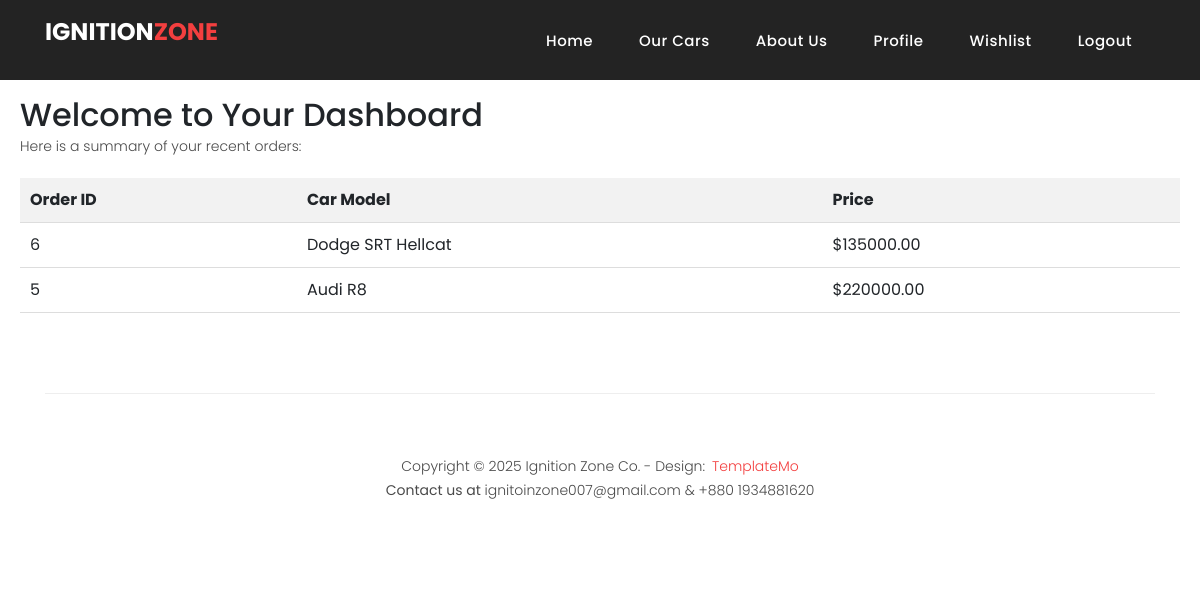
/account/user_dashboard/ (signed in), run on the app's committed database.
### order/models.py (models this page shows, shortened)
class Order(models.Model):
    car = models.ForeignKey(Car, on_delete=models.CASCADE)
    user = models.ForeignKey(User, on_delete=models.CASCADE)
    full_name = models.CharField(max_length=100, null=True, blank=True)
    email = models.EmailField(null=True, blank=True)
    phone = models.CharField(max_length=20, null=True, blank=True)
    address = models.TextField(null=True, blank=True)
    card_name = models.CharField(max_length=100, null=True, blank=True)
    card_number = models.CharField(max_length=16, null=True, blank=True)
    expiry = models.CharField(max_length=10, null=True, blank=True)
    cvv = models.CharField(max_length=4, null=True, blank=True)
    status = models.CharField(
        max_length=20,
        choices=[('Pending', 'Pending'), ('Completed', 'Completed')],
        default='Pending'
    )
    created_at = models.DateTimeField(auto_now_add=True)

### car/models.py (models this page shows, shortened)
class Car(models.Model):
    car_name = models.CharField(max_length=50, unique=True)
    slug = models.SlugField(max_length=50, unique=True)
    description = models.TextField()
    price = models.DecimalField(max_digits=10, decimal_places=2)
    image = models.ImageField(upload_to='Car_images/')
    image_2 = models.ImageField(upload_to='Car_images/', blank=True, null=True)
    owner = models.ForeignKey(User, on_delete=models.CASCADE)
    is_available = models.BooleanField(default=True)

### account/views.py (the view)
# urls.py: path('user_dashboard/', views.user_dashboardpage, name='user_dashboard'),
@login_required
def user_dashboardpage(request):
    orders = Order.objects.filter(user=request.user).order_by('-created_at')
    return render(request, 'account/dashboard.html', {'orders': orders})

### account/templates/account/dashboard.html (shortened to what this page needs)
{% extends 'base.html' %}
{% block content %}
<div class="dashboard-container mt-5 pt-5" style="padding: 20px; margin-top: 200px">
    <h2>Welcome to Your Dashboard</h2>
    <p>Here is a summary of your recent orders:</p>
    {% if orders %}
        <div class="orders-table" style="margin-top: 20px; overflow-x:auto;">
            <table style="width:100%; border-collapse: collapse;">
                <thead>
                    <tr style="background-color:#f2f2f2;">
                        <th style="padding: 10px; text-align:left; border-bottom: 1px solid #ddd;">Order ID</th>
                        <th style="padding: 10px; text-align:left; border-bottom: 1px solid #ddd;">Car Model</th>
                        <th style="padding: 10px; text-align:left; border-bottom: 1px solid #ddd;">Price</th>
                    </tr>
                </thead>
                <tbody>
                    {% for order in orders %}
                    <tr>
                        <td style="padding: 10px; border-bottom: 1px solid #ddd;">{{ order.id }}</td>
                        <td style="padding: 10px; border-bottom: 1px solid #ddd;">{{ order.car.car_name }}</td>
                        <td style="padding: 10px; border-bottom: 1px solid #ddd;">${{ order.car.price }}</td>
                    </tr>
                    {% endfor %}
                </tbody>
            </table>
        </div>
    {% else %}
        <p style="margin-top: 20px; font-style: italic; color: gray;">
            You have no orders yet. <a href="{% url 'our_cars' %}">Browse Cars</a> and place your first order!
        </p>
    {% endif %}
</div>
{% endblock %}

### static/assets/css/templatemo-sixteen.css (style rules this page uses)
body { font-family: 'Poppins', sans-serif; overflow-x: hidden; text-rendering: optimizeLegibility; -webkit-font-smoothing: antialiased; -moz-osx-font-smoothing: grayscale; }
p { margin-bottom: 0px; font-size: 14px; font-weight: 300; color: #4a4a4a; line-height: 24px; }
h1,h2,h3,h4,h5,h6 { margin: 0px; }

### data on the page
Order: id "6", car.car_name "Dodge SRT Hellcat", car.price "135000.00"
Order: id "5", car.car_name "Audi R8", car.price "220000.00"
